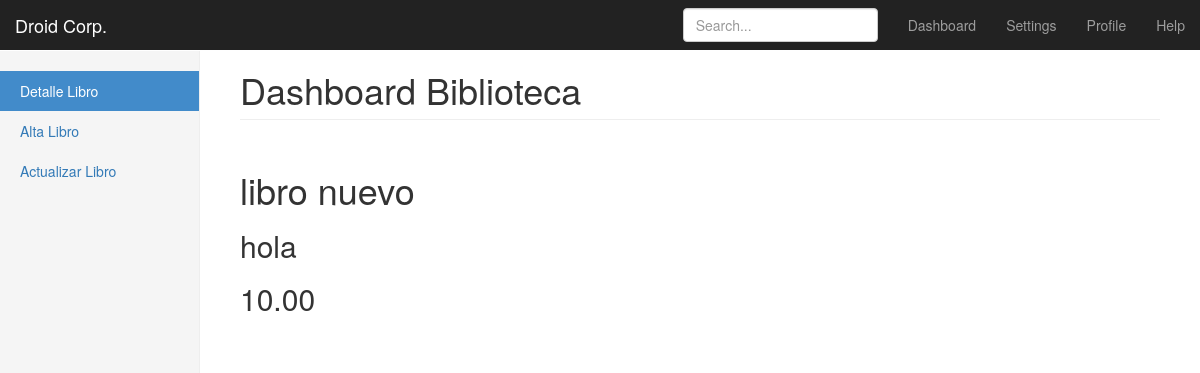
Page /detalle/1/ on the earlier database version.
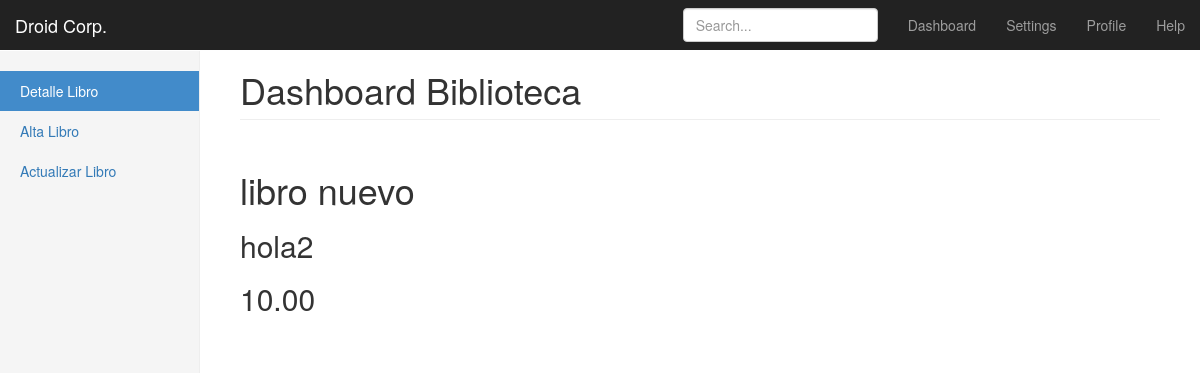
Same page on the later database version.
### libros/models.py (models this page shows)
class libromodelo(models.Model):
    nombre = models.CharField(max_length = 40)
    autor = models.CharField(max_length = 40)
    editorial = models.CharField(max_length = 40)
    ISBN = models.CharField(max_length = 40)
    precio = models.DecimalField(max_digits=9999, decimal_places=2)
    def __unicode__(self):
        return self.nombre

### libros/views.py (the view)
# urls.py: url(r'^detalle/(?P<object_id>\d+)/$', views.detalle_libro, name='detalle'),
def detalle_libro(request, object_id=None):
    librosclass2 = get_object_or_404(libromodelo, id=object_id)
    m = "libro nuevo"
    template = "detalle.html"
    contexto= {"mensaje":m,
               "libros": librosclass2 }
    return render(request, template, contexto)

### templates/detalle.html (shortened to what this page needs)
{% extends "base.html" %}
{%block content%}
  <h1>{{mensaje}}</h1>
  <div class="">
    <h2>{{libros}}</h2>
    <h2>{{libros.precio}}</h2>
  </div>
{%endblock%}

Differences in the rows shown:
changed libromodelo: nombre "hola" → "hola2"
